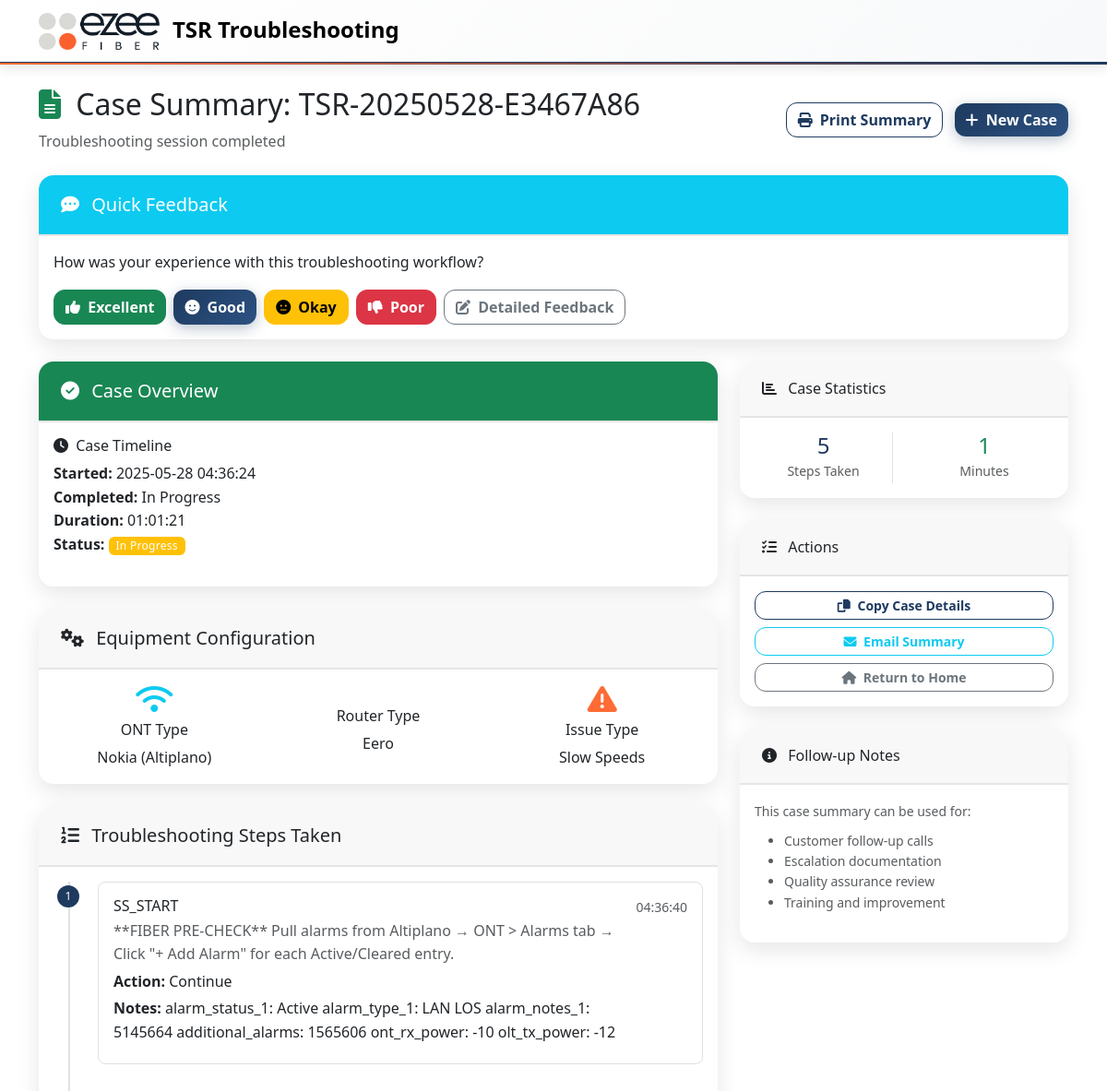
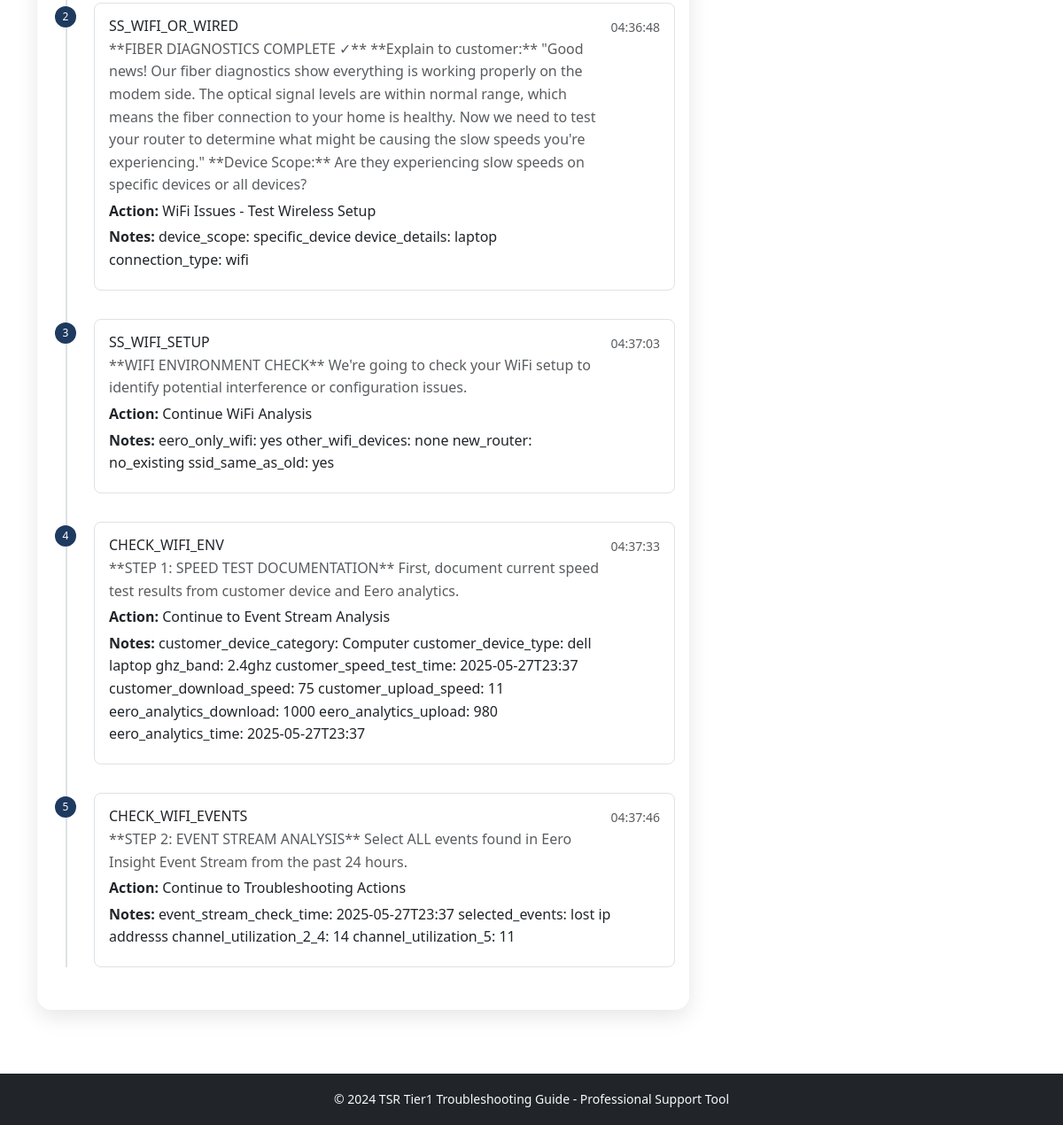
The app's page /case_summary/131 with its own data (2 pictures, top to bottom).
### models.py (models this page shows, shortened)
class TroubleshootingCase(db.Model):
    id = db.Column(db.Integer, primary_key=True)
    session_id = db.Column(db.String(100), nullable=False)
    case_number = db.Column(db.String(50), unique=True, nullable=False)
    customer_info = db.Column(db.Text)  # JSON string
    ont_type = db.Column(db.String(50))
    ont_id = db.Column(db.String(50))  # ONT identifier (flexible format)
    router_type = db.Column(db.String(50))
    router_id = db.Column(db.String(50))  # Router identifier (flexible format)
    issue_type = db.Column(db.String(100))
    resolution = db.Column(db.String(200))
    status = db.Column(db.String(20), default='in_progress')  # in_progress, resolved, escalated, unresolved
    created_at = db.Column(db.DateTime, default=datetime.utcnow)
    completed_at = db.Column(db.DateTime)
    start_time = db.Column(db.Float)  # timestamp
    end_time = db.Column(db.Float)  # timestamp
    def get_customer_info(self):
        if self.customer_info:
            return json.loads(self.customer_info)
        return {}
    def get_duration(self):
        if self.start_time and self.end_time:
            duration_seconds = int(self.end_time - self.start_time)
        elif self.start_time:
            duration_seconds = int(datetime.now().timestamp() - self.start_time)
        else:
            return 0
        return duration_seconds // 60

class TroubleshootingStep(db.Model):
    id = db.Column(db.Integer, primary_key=True)
    case_id = db.Column(db.Integer, db.ForeignKey('troubleshooting_case.id'), nullable=False)
    step_id = db.Column(db.String(50), nullable=False)
    step_name = db.Column(db.String(200))
    action_taken = db.Column(db.String(500))
    result = db.Column(db.String(500))
    notes = db.Column(db.Text)
    timestamp = db.Column(db.DateTime, default=datetime.utcnow)
    case = db.relationship('TroubleshootingCase', backref=db.backref('steps', lazy=True, order_by='TroubleshootingStep.timestamp'))

### routes.py (the view)
@app.route('/case_summary/<int:case_id>')
def case_summary(case_id):
    case = TroubleshootingCase.query.get_or_404(case_id)
    escalation_report = None
    if case.status == 'escalated':
        escalation_report = generate_tier2_escalation_report(case)
    dispatch_report = None
    if case.status in ['dispatch_pending', 'resolved'] and (
        any(step.step_id.startswith('DISPATCH_') for step in case.steps) or
        case.issue_type == 'Complete Outage'
    ):
        dispatch_report = generate_dispatch_report(case)
    return render_template('case_summary.html', case=case, dispatch_report=dispatch_report, escalation_report=escalation_report)

### app.py (called while the page is built)
@app.template_filter('datetime')
def datetime_filter(timestamp):
    if timestamp:
        return datetime.fromtimestamp(timestamp).strftime('%Y-%m-%d %H:%M:%S')
    return ''

@app.template_filter('duration')
def duration_filter(start_time, end_time=None):
    if not start_time:
        return ''
    end = end_time or datetime.now().timestamp()
    duration = int(end - start_time)
    hours = duration // 3600
    minutes = (duration % 3600) // 60
    seconds = duration % 60
    if hours > 0:
        return f"{hours:02d}:{minutes:02d}:{seconds:02d}"
    else:
        return f"{minutes:02d}:{seconds:02d}"

### templates/case_summary.html (shortened to what this page needs)
{% extends "base.html" %}
{% block content %}
<div class="container py-4">
    <div class="row justify-content-between align-items-center mb-4">
        <div class="col">
            <h2>
                <i class="fas fa-file-alt me-2 text-success"></i>
                Case Summary: {{ case.case_number }}
            </h2>
            <p class="text-muted mb-0">Troubleshooting session completed</p>
        </div>
        <div class="col-auto">
            <button onclick="window.print()" class="btn btn-outline-primary me-2">
                <i class="fas fa-print me-1"></i>
                Print Summary
            </button>
            <a href="{{ url_for('restart_case') }}" class="btn btn-primary">
                <i class="fas fa-plus me-1"></i>
                New Case
            </a>
        </div>
    </div>
    <div class="row mb-4">
        <div class="col-12">
            <div class="card border-info">
                <div class="card-header bg-info text-white">
                    <h5 class="mb-0">
                        <i class="fas fa-comment-dots me-2"></i>
                        Quick Feedback
                    </h5>
                </div>
                <div class="card-body">
                    <p class="mb-3">How was your experience with this troubleshooting workflow?</p>
                    <div class="d-flex gap-2 flex-wrap">
                        <button class="btn btn-success" onclick="submitFeedback('excellent', '{{ case.id }}')">
                            <i class="fas fa-thumbs-up me-1"></i>
                            Excellent
                        </button>
                        <button class="btn btn-primary" onclick="submitFeedback('good', '{{ case.id }}')">
                            <i class="fas fa-smile me-1"></i>
                            Good
                        </button>
                        <button class="btn btn-warning" onclick="submitFeedback('okay', '{{ case.id }}')">
                            <i class="fas fa-meh me-1"></i>
                            Okay
                        </button>
                        <button class="btn btn-danger" onclick="submitFeedback('poor', '{{ case.id }}')">
                            <i class="fas fa-thumbs-down me-1"></i>
                            Poor
                        </button>
                        <button class="btn btn-outline-secondary" onclick="showDetailedFeedback('{{ case.id }}')">
                            <i class="fas fa-edit me-1"></i>
                            Detailed Feedback
                        </button>
                    </div>
                </div>
            </div>
        </div>
    </div>
    <div class="row">
        <div class="col-lg-8">
            <div class="card mb-4">
                <div class="card-header bg-success text-white">
                    <h5 class="mb-0">
                        <i class="fas fa-check-circle me-2"></i>
                        Case Overview
                    </h5>
                </div>
                <div class="card-body">
                    <div class="row">
                        <div class="col-md-6">
                            <h6><i class="fas fa-clock me-1"></i> Case Timeline</h6>
                            <ul class="list-unstyled">
                                <li><strong>Started:</strong> {{ case.start_time|datetime }}</li>
                                <li><strong>Completed:</strong> {{ case.end_time|datetime if case.end_time else 'In Progress' }}</li>
                                <li><strong>Duration:</strong> {{ case.start_time|duration(case.end_time) }}</li>
                                <li><strong>Status:</strong>
                                    <span class="badge bg-{{ 'success' if case.status == 'resolved' else 'warning' }}">
                                        {{ case.status.replace('_', ' ').title() }}
                                    </span>
                                </li>
                            </ul>
                        </div>
                    </div>
                </div>
            </div>
            <div class="card mb-4">
                <div class="card-header">
                    <h5 class="mb-0">
                        <i class="fas fa-cogs me-2"></i>
                        Equipment Configuration
                    </h5>
                </div>
                <div class="card-body">
                    <div class="row">
                        {% if case.ont_type %}
                        <div class="col-md-4">
                            <div class="text-center">
                                <i class="fas fa-wifi fa-2x text-info mb-2"></i>
                                <h6>ONT Type</h6>
                                <p class="mb-0">{{ case.ont_type }}</p>
                            </div>
                        </div>
                        {% endif %}
                        {% if case.router_type %}
                        <div class="col-md-4">
                            <div class="text-center">
                                <h6>Router Type</h6>
                                <p class="mb-0">{{ case.router_type }}</p>
                            </div>
                        </div>
                        {% endif %}
                        {% if case.issue_type %}
                        <div class="col-md-4">
                            <div class="text-center">
                                <i class="fas fa-exclamation-triangle fa-2x text-warning mb-2"></i>
                                <h6>Issue Type</h6>
                                <p class="mb-0">{{ case.issue_type }}</p>
                            </div>
                        </div>
                        {% endif %}
                    </div>
                </div>
            </div>
            <div class="card">
                <div class="card-header">
                    <h5 class="mb-0">
                        <i class="fas fa-list-ol me-2"></i>
                        Troubleshooting Steps Taken
                    </h5>
                </div>
                <div class="card-body">
                    {% if case.steps %}
                        <div class="timeline">
                            {% for step in case.steps %}
                            <div class="timeline-item">
                                <div class="timeline-marker">
                                    <span class="badge bg-primary rounded-pill">{{ loop.index }}</span>
                                </div>
                                <div class="timeline-content">
                                    <div class="d-flex justify-content-between align-items-start">
                                        <div>
                                            <h6 class="mb-1">{{ step.step_id }}</h6>
                                            {% if step.step_name %}
                                            <p class="text-muted mb-1">{{ step.step_name }}</p>
                                            {% endif %}
                                            {% if step.action_taken %}
                                            <p class="mb-1"><strong>Action:</strong> {{ step.action_taken }}</p>
                                            {% endif %}
                                            {% if step.notes %}
                                            <p class="mb-1"><strong>Notes:</strong> {{ step.notes }}</p>
                                            {% endif %}
                                        </div>
                                        <small class="text-muted">{{ step.timestamp.strftime('%H:%M:%S') }}</small>
                                    </div>
                                </div>
                            </div>
                            {% endfor %}
                        </div>
                    {% else %}
                        <p class="text-muted">No detailed steps recorded for this case.</p>
                    {% endif %}
                </div>
            </div>
        </div>
        <div class="col-lg-4">
            <div class="card mb-4">
                <div class="card-header">
                    <h6 class="mb-0">
                        <i class="fas fa-chart-bar me-2"></i>
                        Case Statistics
                    </h6>
                </div>
                <div class="card-body">
                    <div class="row text-center">
                        <div class="col-6">
                            <div class="border-end">
                                <h4 class="text-primary mb-0">{{ case.steps|length }}</h4>
                                <small class="text-muted">Steps Taken</small>
                            </div>
                        </div>
                        <div class="col-6">
                            <h4 class="text-success mb-0">{{ case.get_duration() // 60 }}</h4>
                            <small class="text-muted">Minutes</small>
                        </div>
                    </div>
                </div>
            </div>
            <div class="card mb-4">
                <div class="card-header">
                    <h6 class="mb-0">
                        <i class="fas fa-tasks me-2"></i>
                        Actions
                    </h6>
                </div>
                <div class="card-body">
                    <div class="d-grid gap-2">
                        <button onclick="copyToClipboard()" class="btn btn-outline-primary btn-sm">
                            <i class="fas fa-copy me-1"></i>
                            Copy Case Details
                        </button>
                        <button onclick="emailSummary()" class="btn btn-outline-info btn-sm">
                            <i class="fas fa-envelope me-1"></i>
                            Email Summary
                        </button>
                        <a href="{{ url_for('index') }}" class="btn btn-outline-secondary btn-sm">
                            <i class="fas fa-home me-1"></i>
                            Return to Home
                        </a>
                    </div>
                </div>
            </div>
            <div class="card">
                <div class="card-header">
                    <h6 class="mb-0">
                        <i class="fas fa-info-circle me-2"></i>
                        Follow-up Notes
                    </h6>
                </div>
                <div class="card-body">
                    <small class="text-muted">
                        This case summary can be used for:
                        <ul class="mt-2">
                            <li>Customer follow-up calls</li>
                            <li>Escalation documentation</li>
                            <li>Quality assurance review</li>
                            <li>Training and improvement</li>
                        </ul>
                    </small>
                </div>
            </div>
        </div>
    </div>
</div>
{% endblock %}

### static/css/custom.css (style rules this page uses)
:root { --primary-color: 0 84% 60%; --success-color: 142 71% 45%; --info-color: 199 89% 48%; --warning-color: 45 100% 51%; --danger-color: 354 70% 54%; }
body { font-family: 'Segoe UI', Tahoma, Geneva, Verdana, sans-serif; line-height: 1.6; }
.card { border: none; box-shadow: 0 2px 8px rgba(0, 0, 0, 0.1); border-radius: 12px; transition: transform 0.2s ease, box-shadow 0.2s ease; }
.card-header { border-radius: 12px 12px 0 0 !important; border-bottom: none; padding: 1.25rem 1.5rem; }
.timeline { position: relative; padding-left: 2rem; }
.timeline::before { content: ''; position: absolute; left: 1rem; top: 0; bottom: 0; width: 2px; background: var(--bs-border-color); }
.timeline-item { position: relative; margin-bottom: 2rem; }
.timeline-marker { position: absolute; left: -2rem; top: 0; width: 2rem; height: 2rem; display: flex; align-items: center; justify-content: center; }
.timeline-marker .badge { width: 1.5rem; height: 1.5rem; display: flex; align-items: center; justify-content: center; font-size: 0.75rem; }
.timeline-content { background: var(--bs-body-bg); border: 1px solid var(--bs-border-color); border-radius: 8px; padding: 1rem; margin-left: 1rem; }
.badge { font-weight: 500; letter-spacing: 0.025em; }
.btn { border-radius: 8px; font-weight: 500; transition: all 0.2s ease; }

### static/css/ezee-theme.css (style rules this page uses)
:root { --ezee-navy: #1e3a5f; --ezee-orange: #ff6b35; --ezee-light-grey: #e5e5e5; --ezee-dark-grey: #6c757d; --ezee-white: #ffffff; }
.bg-primary { background-color: var(--ezee-navy) !important; }
.btn-primary { background-color: var(--ezee-navy); border-color: var(--ezee-navy); }
.btn-outline-primary { color: var(--ezee-navy); border-color: var(--ezee-navy); }
.text-primary { color: var(--ezee-navy) !important; }
.card { border: none; border-radius: 16px; box-shadow: 0 8px 25px rgba(0, 0, 0, 0.1); transition: all 0.3s ease; }
.card-header { border-radius: 16px 16px 0 0 !important; border-bottom: 2px solid var(--ezee-light-grey); }
.btn { border-radius: 12px; font-weight: 600; transition: all 0.3s cubic-bezier(0.4, 0, 0.2, 1); position: relative; overflow: hidden; }
.btn-primary { background: linear-gradient(135deg, var(--ezee-navy) 0%, #2c5282 100%); border: none; box-shadow: 0 4px 15px rgba(30, 58, 95, 0.3); }
.text-warning { color: var(--ezee-orange) !important; }

### records on screen
TroubleshootingCase: case_number "TSR-20250528-E3467A86", start_time "2025-05-28 04:36:24", end_time "In Progress", start_time|duration "01:01:21", status.replace "In Progress", ont_type "Nokia (Altiplano)", router_type "Eero", issue_type "Slow Speeds", start_time+end_time "1"
TroubleshootingStep: step_id "SS_START", step_name "**FIBER PRE-CHECK** Pull alarms from Altiplano → ONT > Alarms tab → Click \"+ Add Alarm\" for each Active/Cleared entry.", action_taken "Continue", notes "alarm_status_1: Active alarm_type_1: LAN LOS alarm_notes_1: 5145664 additional_alarms: 1565606 ont_rx_power: -10 olt_tx_power: -12", timestamp "04:36:40"
TroubleshootingStep: step_id "SS_WIFI_OR_WIRED", step_name "**FIBER DIAGNOSTICS COMPLETE ✓** **Explain to customer:** \"Good news! Our fiber diagnostics show everything is working properly on the modem side. The optical signal levels are within normal range, which means the fiber connection to your home is healthy. Now we need to test your router to determine what might be causing the slow speeds you're experiencing.\" **Device Scope:** Are they experiencing slow speeds on specific devices or all devices?", action_taken "WiFi Issues - Test Wireless Setup", notes "device_scope: specific_device device_details: laptop connection_type: wifi", timestamp "04:36:48"
TroubleshootingStep: step_id "SS_WIFI_SETUP", step_name "**WIFI ENVIRONMENT CHECK** We're going to check your WiFi setup to identify potential interference or configuration issues.", action_taken "Continue WiFi Analysis", notes "eero_only_wifi: yes other_wifi_devices: none new_router: no_existing ssid_same_as_old: yes", timestamp "04:37:03"
TroubleshootingStep: step_id "CHECK_WIFI_ENV", step_name "**STEP 1: SPEED TEST DOCUMENTATION** First, document current speed test results from customer device and Eero analytics.", action_taken "Continue to Event Stream Analysis", notes "customer_device_category: Computer customer_device_type: dell laptop ghz_band: 2.4ghz customer_speed_test_time: 2025-05-27T23:37 customer_download_speed: 75 customer_upload_speed: 11 eero_analytics_download: 1000 eero_analytics_upload: 980 eero_analytics_time: 2025-05-27T23:37", timestamp "04:37:33"
TroubleshootingStep: step_id "CHECK_WIFI_EVENTS", step_name "**STEP 2: EVENT STREAM ANALYSIS** Select ALL events found in Eero Insight Event Stream from the past 24 hours.", action_taken "Continue to Troubleshooting Actions", notes "event_stream_check_time: 2025-05-27T23:37 selected_events: lost ip addresss channel_utilization_2_4: 14 channel_utilization_5: 11", timestamp "04:37:46"

### other values on screen
{{ case.steps|length }} "5"
